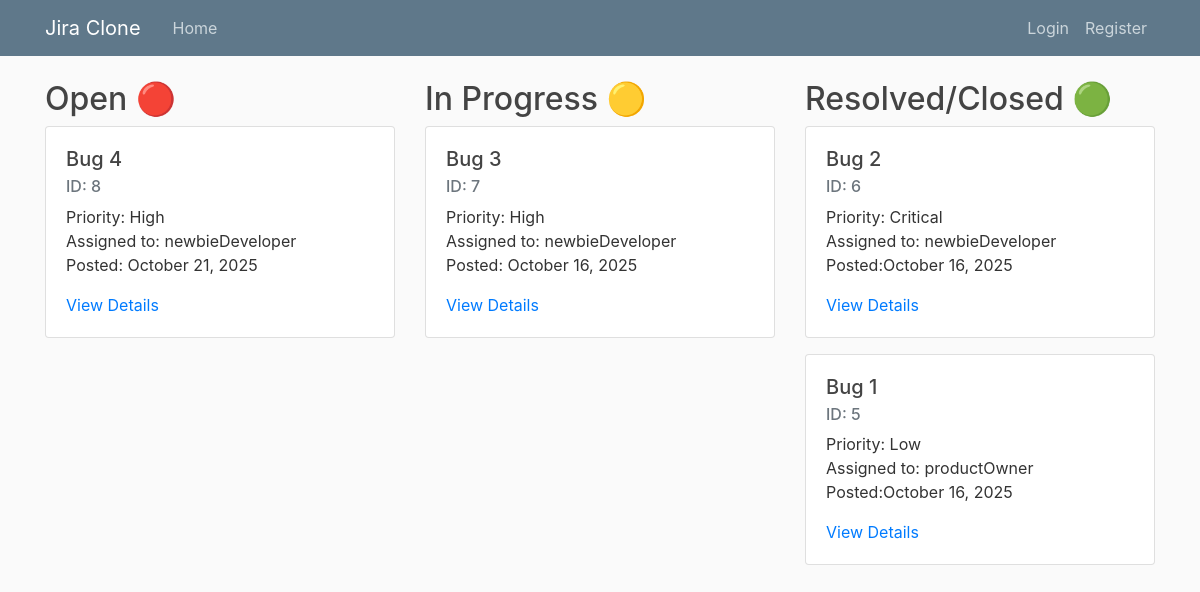
Page /jira/ on the committed database.
### jira/models.py (models this page shows, shortened)
class Bug(models.Model):
    PRIORITY_CHOICES = [
        ('Low', 'Low'),
        ('Medium', 'Medium'),
        ('High', 'High'),
        ('Critical', 'Critical'),
    ]
    STATUS_CHOICES = [
        ('Open', 'Open'),
        ('In Progress', 'In Progress'),
        ('Closed', 'Closed'),
    ]
    title = models.CharField(max_length=255)
    content = models.TextField()
    priority = models.CharField(
        max_length=10,
        choices=PRIORITY_CHOICES,
        default='Medium'
    )
    status = models.CharField(
        max_length=20,
        choices=STATUS_CHOICES,
        default='Open'
    )
    assigned_to = models.ForeignKey(
        User,
        on_delete=models.CASCADE
    )
    date_posted = models.DateTimeField(default=timezone.now)
    class Meta:
        ordering = ['-date_posted']
        verbose_name_plural = "Bugs"

### jira/views.py (the view)
# urls.py: path('', views.home, name='jira-home'),
def home(request):
    context = {
        'bugs': Bug.objects.all()
    }
    return render(request, 'jira/home.html', context)

### jira/templates/jira/home.html
{% extends "jira/base.html" %}
{% block content %}
    <div class="row">
        <div class="col-md-4">
            <h2>Open 🔴</h2>
            {% for bug in bugs %}
                {% if bug.status == 'Open' %}
                    <div class="card mb-3 bug-card">
                        <div class="card-body">
                            <h5 class="card-title">{{ bug.title }}</h5>
                            <h6 class="card-subtitle mb-2 text-muted">ID: {{ bug.id }}</h6>
                            <p class="card-text">
                                Priority: {{ bug.priority }}<br>
                                Assigned to: {{ bug.assigned_to.username }}<br>
                                Posted: {{ bug.date_posted | date:"F d, Y" }}
                            </p>
                            <a href="{% url 'bug-detail' bug.id %}" class="card-link">View Details</a>
                        </div>
                    </div>
                {% endif %}
            {% empty %}
                <p>No open bugs.</p>
            {% endfor %}
        </div>
        <div class="col-md-4">
            <h2>In Progress 🟡</h2>
            {% for bug in bugs %}
                {% if bug.status == 'In Progress' %}
                    <div class="card mb-3 bug-card">
                        <div class="card-body">
                            <h5 class="card-title">{{ bug.title }}</h5>
                            <h6 class="card-subtitle mb-2 text-muted">ID: {{ bug.id }}</h6>
                            <p class="card-text">
                                Priority: {{ bug.priority }}<br>
                                Assigned to: {{ bug.assigned_to.username }}<br>
                                Posted: {{ bug.date_posted | date:"F d, Y" }}
                            </p>
                            <a href="{% url 'bug-detail' bug.id %}" class="card-link">View Details</a>
                        </div>
                    </div>
                {% endif %}
            {% empty %}
                <p>No bugs in progress.</p>
            {% endfor %}
        </div>
        <div class="col-md-4">
            <h2>Resolved/Closed 🟢</h2>
            {% for bug in bugs %}
                {% if bug.status == 'Closed' %}
                    <div class="card mb-3 bug-card">
                        <div class="card-body">
                            <h5 class="card-title">{{ bug.title }}</h5>
                            <h6 class="card-subtitle mb-2 text-muted">ID: {{ bug.id }}</h6>
                            <p class="card-text">
                                Priority: {{ bug.priority }}<br>
                                Assigned to: {{ bug.assigned_to.username }}<br>
                                Posted:{{ bug.date_posted | date:"F d, Y" }}
                            </p>
                            <a href="{% url 'bug-detail' bug.id %}" class="card-link">View Details</a>
                        </div>
                    </div>
                {% endif %}
            {% empty %}
                <p>No resolved bugs.</p>
            {% endfor %}
        </div>
    </div>
{% endblock content %}

### jira/templates/jira/base.html (shortened to what this page needs)
{% load static %}
<!DOCTYPE html>
<html>
<head>
    <link rel="stylesheet" href="https://maxcdn.bootstrapcdn.com/bootstrap/4.0.0/css/bootstrap.min.css">
    <link rel="stylesheet" type="text/css" href="{% static 'jira/main.css' %}">
</head>
<body>
    <header class="site-header">
      <nav class="navbar navbar-expand-md navbar-dark bg-steel fixed-top">
        <div class="container">
          <a class="navbar-brand mr-4" href="{% url 'jira-home' %}">Jira Clone</a>
          <div class="collapse navbar-collapse" id="navbarToggle">
            <div class="navbar-nav mr-auto">
              <a class="nav-item nav-link" href="{% url 'jira-home' %}">Home</a>
            </div>
            <div class="navbar-nav">
              {% if user.is_authenticated %}
                {% if user.username|lower == "productowner" %}
                  <a class="nav-item nav-link" href="/admin"> Go to Admin </a>
                {% else %}
                  <a class="nav-item nav-link" href="#">Edit Bugs</a>
                {% endif %}
              <form class="nav-item nav-link" action="{% url 'logout' %}" method="post">
                {% csrf_token %}
                <button type="submit">Logout</button>
              </form>
              {% else %}
              <a class="nav-item nav-link" href="{% url 'login' %}">Login</a>
              <a class="nav-item nav-link" href="{% url 'register' %}">Register</a>
              {% endif %}
            </div>
          </div>
        </div>
      </nav>
    </header>
    <main role="main" class="container">
      <div class="row">
        <div class="col-md-12">
          {% block content %}{% endblock %}
        </div>
      </div>
    </main>
</body>
</html>

### jira/static/jira/main.css (style rules this page uses)
body { background: #fafafa; color: #333333; margin-top: 5rem; }
h1, h2, h3, h4, h5, h6 { color: #444444; }
.bg-steel { background-color: #5f788a; }
.site-header .navbar-nav .nav-link { color: #cbd5db; }

### rows in the picture
Bug: title "Bug 4", id "8", priority "High", assigned_to.username "newbieDeveloper", date_posted "October 21, 2025"
Bug: title "Bug 3", id "7", priority "High", assigned_to.username "newbieDeveloper", date_posted "October 16, 2025"
Bug: title "Bug 2", id "6", priority "Critical", assigned_to.username "newbieDeveloper", date_posted "October 16, 2025"
Bug: title "Bug 1", id "5", priority "Low", assigned_to.username "productOwner", date_posted "October 16, 2025"
